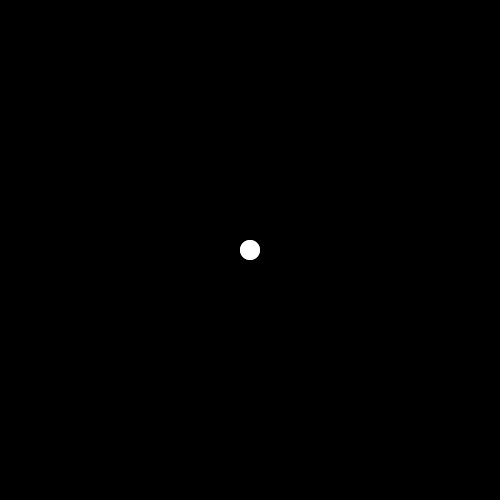
Frame 1 (no input)
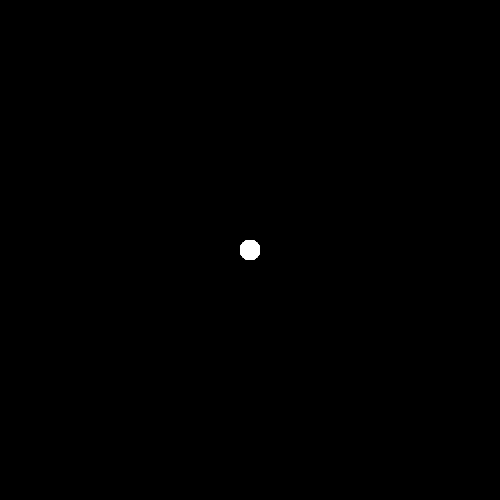
Frame 60 (the mouse pressed at the canvas centre just before this capture)
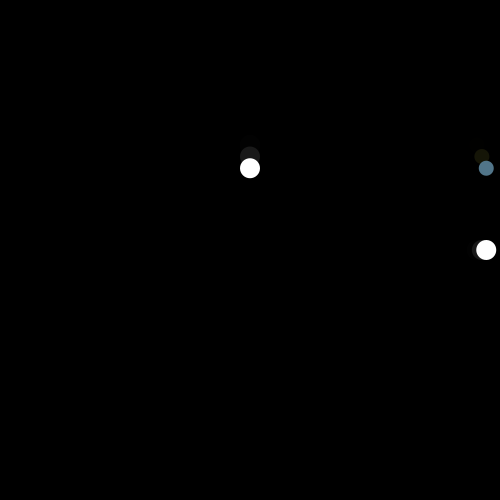
Frame 120 (the mouse held since frame 60 and released just before this capture)

The Processing sketch that drew these frames (run headless with seeded random() and noise(); from frame 60 on, the mouse is pressed at the canvas centre):

// Processing sketch: processing_88326
// ── processing_88326.pde

float radius;
float angle = 0;
float period;
float velocity;

void setup(){
  size(500,500); //motoSmart(480,320)
  frameRate(100); //probobaly works better smaller online. 
//period = pow(radius, 1.5); //a^3/2 == b^3/2 (keplers 3rd: P^2 ==> a^3) //expansion with other sketches
  background(0); //To stop that horrible grey colour but keep the transparent overlays.
}

void draw(){
  //          Slow Fade/Trails
  fill(0,0,0,mouseY-20);         //Transparent Fill
  rect(0,0,width,height);        //Rect covers screen
  
  translate(width/2,height/2);   //set origin to centre
  ellipseMode(CENTER);           //sort out alignment, instead of weird leftness thingy
  
  radius = mouseX;               //radius of orbits
  velocity = .05;                //angular velocity
  
  float x = radius * cos(angle); //find x (cos)
  float y = radius * sin(angle); //find y (sin)
  
  fill(255);  
  noStroke(); 
  ellipse(0,y,20,20);            //Vertical ball
  ellipse(x,0,20,20);            //Horizontal ball
  fill(random(30,255),random(30,255),random(30,255));    //fill of the orbiting ball
  if (mousePressed == true) ellipse(x,y,15,15);          //actual orbit
  
  
  angle += velocity;
      
}
